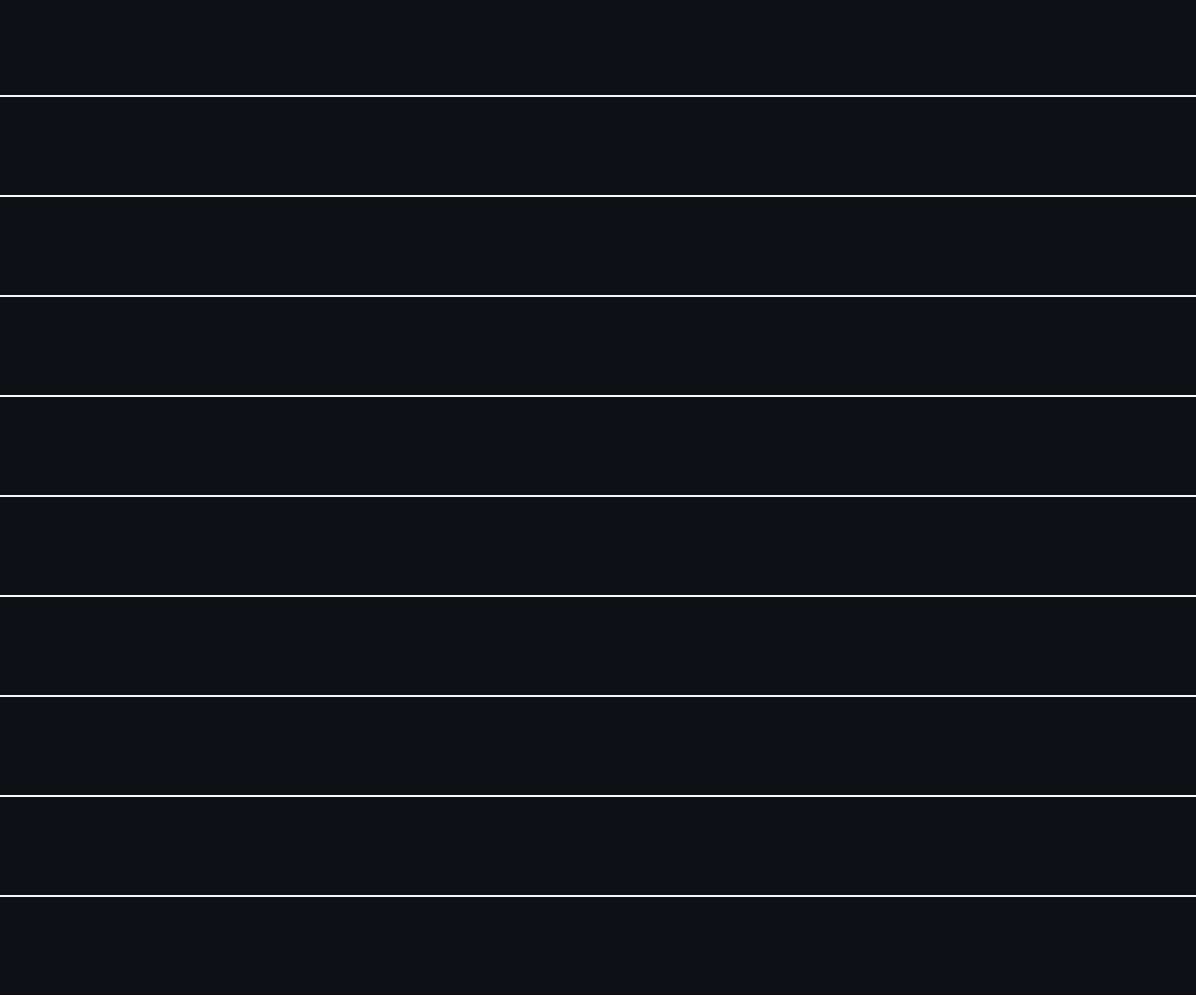
Frame 1 (no input)
Frame 60 (no input): identical to frame 1, image omitted
Frame 120 (the mouse pressed at the canvas centre since frame 60): identical to frame 1, image omitted

The p5.js sketch that drew this single still picture (run headless with seeded random() and noise() and a simulated clock; from frame 60 on, the mouse is pressed at the canvas centre):

// p5.js sketch
// ── sketch.js
const scrollProperties = {
  y: null,
  spd: null
};

function setup() {
  createCanvas(windowWidth - 4, windowHeight - 4);
}

function draw() {
  background(13,17,21);
  scrollProperties.y -= scrollProperties.spd;
  scrollProperties.spd /= 1.9;

  for (let i = height - (scrollProperties.y % 100); i > 0; i -= 100) {
    colorMode(RGB, 255, 255, 255, 255);
    strokeWeight(2);
    stroke('#fffafa');
    line(0, i, width, i);
  }
}

function mouseWheel(event) {
  scrollProperties.spd = event.delta;
}
